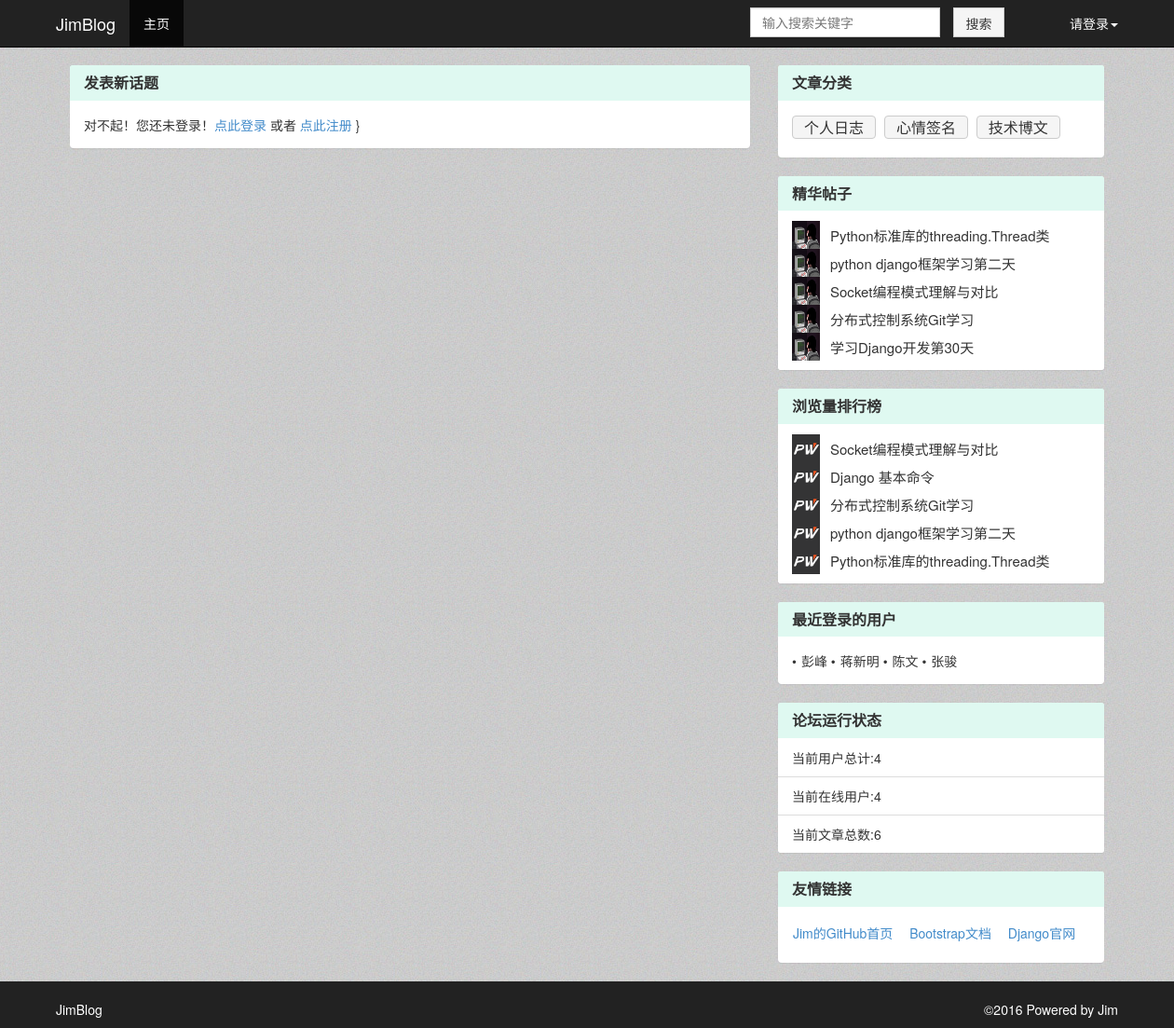
The page /article_create/ on the database its author committed.
### BlogDemo/models.py (models this page shows, shortened)
class Category(models.Model):
	name = models.CharField(u'类名',max_length=20)
	create_time = models.DateTimeField(u'创建时间',auto_now_add=True)
	last_modified_time = models.DateTimeField(u'最后修改时间',auto_now = True)
	class Meta():
		ordering = ['-last_modified_time']

class Article(models.Model):
	status_choice=(
		('d','draft'),
		('p','Published')
	)
	title = models.CharField(u'标题',max_length=70)
	body = models.TextField(u'正文')
	create_time = models.DateTimeField(u'创建时间',auto_now_add=True)
	last_modified_time = models.DateTimeField(u'最后修改时间',auto_now = True)
	status = models.CharField(u'文章状态',max_length=1,choices = status_choice)
	abstract = models.CharField(u'文章摘要',max_length=54,blank=True,null=True,help_text=u'可选，如若为空将摘取正文的前54个字符')
	views = models.PositiveIntegerField(u'浏览量',default=0)
	likes = models.PositiveIntegerField(u'点赞数',default=0)
	likes_user = models.ManyToManyField('User',verbose_name=u'点赞人',null=True,related_name='user_hit_likes')
	topped = models.BooleanField(u'置顶',default=False)
	auther = models.ForeignKey('User',verbose_name = u'作者',null=True,on_delete = models.SET_NULL)
	category = models.ForeignKey('Category',verbose_name=u'分类',null=True,on_delete = models.SET_NULL)
	class Meta:
		ordering = ['-last_modified_time']

class User(models.Model):
	user_status=(
		('invisible',u'隐身'),
		('online',u'在线'),
		('offline',u'离线')
	)
	name = models.CharField(u'用户名',max_length=20)
	passwd = models.CharField(u'密码',max_length=20,null = True)
	email = models.EmailField(u'邮箱地址',max_length=256,default='jimforit@163.com')
	status = models.CharField(u'状态',max_length=10,choices = user_status,default='online')
	last_login_time = models.DateTimeField(u'最后一次登录时间',auto_now = True)
	class Meta():
		ordering = ['last_login_time']

### BlogDemo/views.py (the view)
# urls.py: url(r'^category/(?P<cate_id>\d+)',IndexView.as_view(template_name="category_list.html"),name='category_article_page'),
class IndexView(ListView):
	context_object_name = "article_list"
	template_name = "index.html"
	def get_queryset(self):
		self.request.session["current_url"] = self.request.path#获取当前页面url存入session中，如果文章只是刷新页面,而页面不跳转，则阅读数不增加。
		if self.template_name == "category_list.html":
			article_list=Article.objects.filter(category=self.kwargs['cate_id'],status='p')#如果传入category_id则获取对应分类文章作为article_list
		else:
			article_list = Article.objects.filter(status = 'p')#如果不传入category_id则获取所有文章作为article_list
		for articles in article_list:
			articles.body = markdown2.markdown(articles.body)#文章body部分进行markdown渲染
		return article_list
	def get_context_data(self,**kwargs):
		new_comment_list = []
		try:
			kwargs['category_name']=Category.objects.get(id=self.kwargs['cate_id']).name
		except:
			pass
		try:
			user_name = self.request.session['username']
			user = get_object_or_404(User,name=user_name)
			new_comment_list = Comment.objects.filter(comment_reminder=user,comment_status="N")
		except 	KeyError:
			pass
		comment_count = len(new_comment_list)
		kwargs['comment_list_user'] = new_comment_list
		kwargs['comment_count_user'] = comment_count
		kwargs['latest_login_user']=User.objects.all().order_by('-last_login_time')[:5]
		kwargs['category_list']=Category.objects.all().order_by('name')
		kwargs['popular_article']=Article.objects.all().order_by('likes')[:5]
		kwargs['views_article']=Article.objects.all().order_by('-views')[:5]
		kwargs['user_count']=User.objects.all().count()
		kwargs['article_count']=Article.objects.all().count()
		return super(IndexView,self).get_context_data(**kwargs)

### BlogDemo/templates/article_create.html (shortened to what this page needs)
{%extends "top.html" %}
{%block page-content%}
    <div id="wrap">
        <div class="container" id="main">
            <div class="col-md-8" id="left">
	<div class="panel panel-default panel-amend">
	{%if request.session.username%}
        <div class="panel-heading panel-heading-amend">
            <h3 class="panel-title">
                发表新文章&nbsp;[<span class="warm_prompt"><span style="color: red">温馨提示：</span>上传图片的宽度超过600px可能会部分失真！上传文件的大小最大不能超过30M！</span>]
            </h3>
        </div>
        <div class="panel-body">
            <div class="row">
                    <form class="form-horizontal" method="post" action="/article_publish/">
                        <div class="form-group ">
                            <label class="label-title">标题</label>
                            <div class="col-article">
                                <input type="text" class="form-control" name="title" required="" oninvalid="setCustomValidity(&#39;帖子标题不能为空！&#39;)" oninput="setCustomValidity(&#39;&#39;)">
                            </div>
                        </div>
						<div class="form-group ">
                            <label class="label-title">概要</label>
                            <div class="col-article">
                                <input type="text" class="form-control" name="abstract">(如果概要为空则取正文前50个字节)</input>
                            </div>
                        </div>
                        <div class="form-group">
                            <label class="label-content">内容</label>
                            <div class="col-article">
                                <textarea  class="form-control" rows="5" cols='88'  name='content' id="editor1">
								</textarea></h4<p>
							</div>
                        </div>
                        <div class="form-group">
                            <label class="label-category">版块</label>
                            <select name="category" class="select-category">
                                <option value="">请选择版块</option>
							 {%for category in category_list%}
                                    <option value="{{category.name}}">{{category.name}}</option>
                             {%endfor%}
                            </select>
							 <label class="label-category">状态</label>
							<select name="status" class="select-category">
                                <option value="">发表状态</option>
                                    <option value="p">发布</option>
									<option value="d">草稿</option>
                            </select>
							<button type="submit" class="btn btn-success btn-create pull-left">发表</button>
                        </div>
                    </form>
            </div>
        </div>
    </div>
	  <div class="panel panel-default panel-amend">
	   {%else%}
        <div class="panel-heading panel-heading-amend">
            <h3 class="panel-title">
                发表新话题
            </h3>
        </div>
        <div class="panel-body">
            <div class="row">
                    <span class="remind_info">
                        对不起！您还未登录！<a href="/login/">点此登录 </a>或者
                        <a href="/register/"> 点此注册</a>
                    </span>
                }
            </div>
        </div>
		{%endif%}
    </div>
            </div>
            <div class="col-md-4" id="right">
    <div class="panel panel-default panel-amend">
    <div class="panel-heading panel-heading-amend">
        <h3 class="panel-title">文章分类</h3>
    </div>
    <div class="panel-body">
        {%for category in category_list%}
            <a class="btn btn-default category_btn" href="{% url 'category_article_page' category.pk %}">{{category.name}}</a>
        {%endfor%}
    </div>
</div>
    <div class="panel panel-default panel-amend">
    <div class="panel-heading panel-heading-amend">
        <h3 class="panel-title">精华帖子</h3>
    </div>
    <ul class="list-group">
                <li class="list-group-item">
				{%for article in popular_article%}
                    <div class="row row_min_height">
                        <a href="http://www.aeflt.net/user/center/display/?uid=1" class="recommend_topic"><img class="recommend_topic_img" src="../static/7c93baa4-056c-11e6-8212-000c2919e245.jpg" title="admin"></a>
                        <div class="recommend_topic_list">
                            <a href="{% url 'article_detail_page' article.pk %}" title="{{article.name}}">{{article.title}}</a>
                        </div>
                    </div>
				{%endfor%}
                </li>
    </ul>
</div>
    <div class="panel panel-default panel-amend">
    <div class="panel-heading panel-heading-amend">
        <h3 class="panel-title">浏览量排行榜</h3>
    </div>
    <ul class="list-group">
            <li class="list-group-item">
			{%for article in views_article%}
                <div class="row row_min_height">
                    <a href="http://www.aeflt.net/user/center/display/?uid=8" class="hot_topic"><img class="hot_topic_img" src="../static/default.jpg" title="潭州助理老师  瑾萱"></a>
                    <div class="hot_topic_list">
                        <a href="{% url 'article_detail_page' article.pk %}" title="{{article.title}}">{{article.title}}</a>
                    </div>
                </div>
			{%endfor%}
            </li>
    </ul>
</div>
    <div class="panel panel-default panel-amend">
    <div class="panel-heading panel-heading-amend">
        <h3 class="panel-title">最近登录的用户</h3>
    </div>
    <div class="panel-body">
            {%for users in latest_login_user%}
				<span class="list-username">{{users.name}}</span>
			{%endfor%}
    </div>
</div>
    <div class="panel panel-default panel-amend">
    <div class="panel-heading panel-heading-amend">
        <h3 class="panel-title">论坛运行状态</h3>
    </div>
    <div class="list-group">
        <span class="list-group-item">当前用户总计:{{user_count}}</span>
		<span class="list-group-item">当前在线用户:{{user_count}}</span>
		<span class="list-group-item">当前文章总数:{{article_count}}</span>
    </div>
</div>
    <div class="panel panel-default panel-amend">
    <div class="panel-heading panel-heading-amend">
        <h3 class="panel-title">友情链接</h3>
    </div>
    <div class="panel-body">
            <a class="btn friendly_link" target="_blank" href="https://github.com/jimforit">Jim的GitHub首页</a>
            <a class="btn friendly_link" target="_blank" href="http://v3.bootcss.com/">Bootstrap文档</a>
            <a class="btn friendly_link" target="_blank" href="https://www.djangoproject.com/">Django官网</a>
    </div>
</div>
            </div>
        </div>
    </div>
    <footer class="footer-color nav-footer-color" id="footer">
        <div class="container clearfix">
            <div class="text-muted pull-left">
                   <p id="text-color">JimBlog</p>
            </div>
            <p class="muted credit pull-right" id="text-color">
                ©<time>2016</time> Powered by Jim
            </p>
        </div>
    </footer>
{%endblock%}

### BlogDemo/static/navbar-fixed-top.css (style rules this page uses)
body { min-height: 2000px; padding-top: 70px; }

### BlogDemo/static/customize.css (style rules this page uses)
a { text-decoration: none !important; }
.list-count::before, .list-time::before, .list-username::before, .list-reply-count-xs::before { content: '\2022'; margin-right: 5px; }
footer { padding-top: 20px; }
* { margin:0;padding:0;list-style-type:none; }
a,img { border:0; }
html,body { background:#fff;font-size:14px;font-family:"microsoft yahei"; }
html, body { min-height: 0px; height: 100%; padding-top: 0px; }
#wrap { min-height: 130%; height: auto; margin-bottom: -50px; padding-bottom: 50px; background-image: url("/static/background-picture.png"); padding-top: 70px; min-width: 1250px; }
footer { height: 50px; background-color: #FEFEFE; min-width: 1250px; }
.panel-body { padding: 15px; }
.panel-body:before, .panel-body:after { display: table; content: " "; }
.panel-body:after { clear: both; }
body { font-family: "WenQuanYi Micro Hei", "Microsoft YaHei", "Helvetica Neue", Helvetica, Arial, sans-serif; }
html, html a { -webkit-font-smoothing: antialiased; text-shadow: 1px 1px 1px rgba(0,0,0,0.004); }
.footer-color { background-color: #222; }
#text-color { color: #fff; }
#main { width: 1170px !important; }
#left { width: 760px !important; float: left; }
#right { width: 380px !important; float: right; }
.remind_info { margin-left: 15px; }
.hot_topic { width: 40px; height: 40px; margin-left: 15px; }
.hot_topic_img { width: 30px; height: 30px; }
.hot_topic_list { width: 270px; margin-left: 56px; margin-top: -25px; word-wrap:break-word; word-break:break-all; }
.hot_topic_list a { color: #333; font-size: 15px; }
.row_min_height { min-height: 30px; }
.recommend_topic { width: 40px; height: 40px; margin-left: 15px; }
.recommend_topic_img { width: 30px; height: 30px; }
.recommend_topic_list { width: 270px; margin-left: 56px; margin-top: -25px; word-wrap:break-word; word-break:break-all; }
.recommend_topic_list a { color: #333; font-size: 15px; margin-top: 10px; }
.friendly_link { padding-top: 1px; padding-left: 0px; }
.category_btn { height: 25px; padding-top: 1px; margin: 0px 5px 5px 0px; background-color: #f5f5f5; font-size: 16px; }
.panel-heading-amend { background-color: #DFF9F1 !important; border-color: #fff!important; }
.panel-heading h3 { font-weight: bold; }
.nav-footer-color { background-image: url(/static/img/navbar-picture.png); }
.panel-amend { border: 0px !important; }

### rows shown on the page
Category: name "个人日志"
Category: name "心情签名"
Category: name "技术博文"
Article: title "Python标准库的threading.Thread类"
Article: title "python django框架学习第二天"
Article: title "Socket编程模式理解与对比"
Article: title "分布式控制系统Git学习"
Article: title "学习Django开发第30天"
Article: title "Django 基本命令"
User: name "彭峰"
User: name "蒋新明"
User: name "陈文"
User: name "张骏"

### other values the page prints
{{ user_count }} "4"
{{ article_count }} "6"
